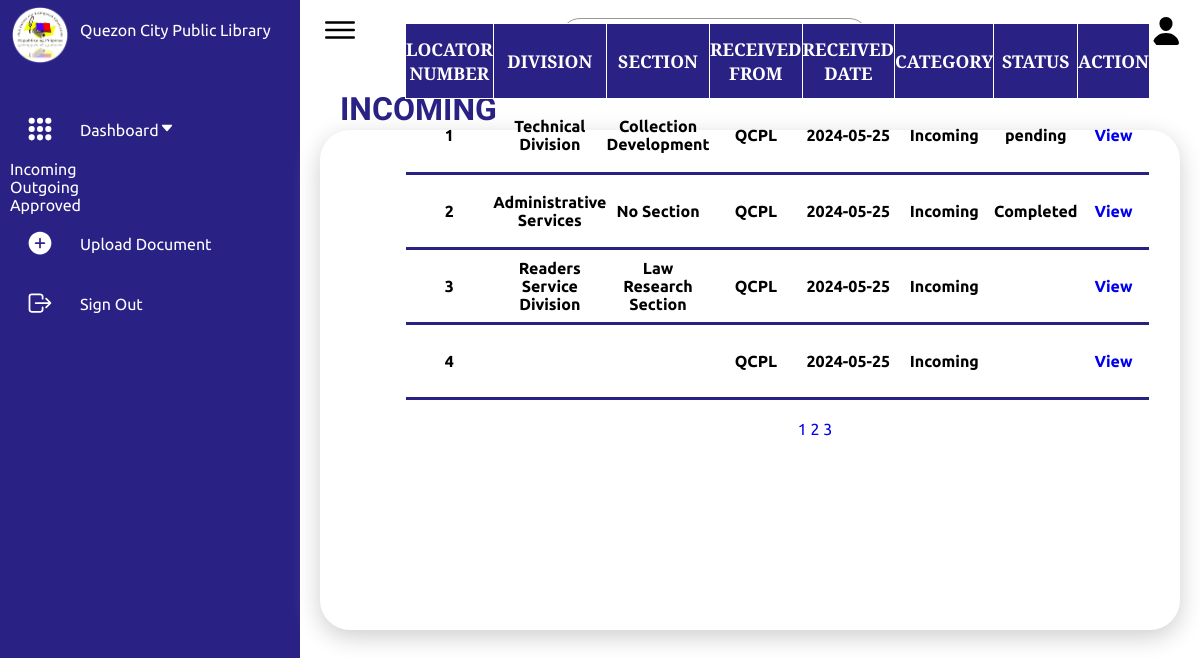
Page /Frontend/userincomingdash.php on the earlier database version.
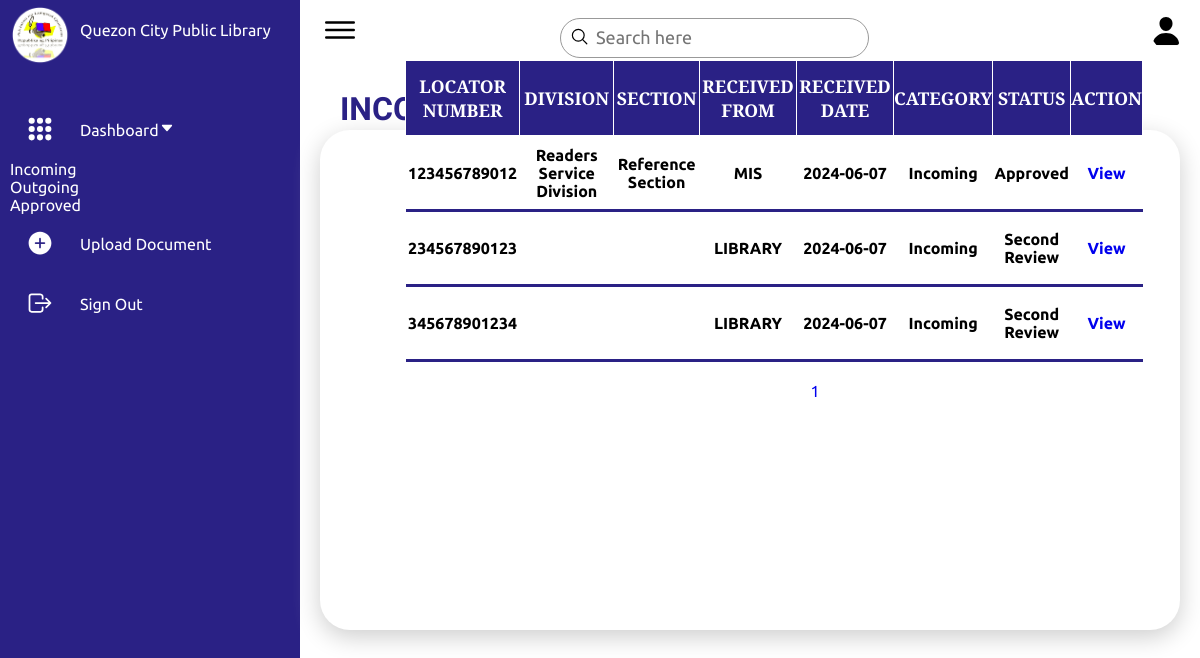
Same page on the later database version.
### tables this page shows
CREATE TABLE `fileupload` (
  `id` int(11) NOT NULL,
  `file_name` varchar(255) NOT NULL,
  `division` varchar(255) DEFAULT NULL,
  `section` varchar(255) DEFAULT NULL,
  `category` enum('Incoming','Outgoing','','') DEFAULT NULL,
  `locator_num` varchar(255) DEFAULT NULL,
  `received_date` date DEFAULT NULL,
  `received_from` varchar(255) DEFAULT NULL,
  `subject` varchar(255) DEFAULT NULL,
  `description` text DEFAULT NULL,
  `type` varchar(100) DEFAULT NULL,
  `file_path` varchar(255) NOT NULL,
  `proofreader_comment` varchar(255) NOT NULL,
  `boss2_comment` varchar(255) NOT NULL,
  `boss1_comment` varchar(255) NOT NULL,
  `status` varchar(255) NOT NULL
);

### Frontend/userincomingdash.php (the view, shortened to what this page needs)
<!DOCTYPE html>
<html lang="en">
<head>
    <link rel="stylesheet" href="userdashboard.css">
</head>
<body>
     <div class="container">
        <div class="navigation">
            <ul>
                <li>
                    <a href="#">
                        <span class="img">
                            <img src="img/Logo.png" >
                        </span>
                        <span class="title">Quezon City Public Library</span>
                    </a>
                </li>
                <li>
                    <a href="userdashboard.php" class="dropdown-toggle">
                    <span class="icon">
                    <ion-icon name="apps"></ion-icon>
                    </span>
                    <span class="title">Dashboard<ion-icon id="dash_down_btn" name="caret-down-outline"></ion-icon></span>
                    </a>
                         <li class="sub_dash"><a href="userincomingdash.php">Incoming</a></li>
                         <li class="sub_dash"><a href="useroutgoingdash.php">Outgoing</a></li>
                         <li class="sub_dash"><a href="userapprovedash.php">Approved</a></li>
                <li>
                    <a href="useroutgoing.php" class="dropdown-toggle">
                    <span class="icon">
                    <ion-icon name="add-circle"></ion-icon>
                    </span>
                    <span class="title">Upload Document</span>
                    </a>
                </li>
                <li>
                    <a href="/qcpl/Backend/logout.php">
                        <span class="icon">
                            <ion-icon name="log-out-outline"></ion-icon>
                        </span>
                        <span class="title">Sign Out</span>
                    </a>
                </li>
            </ul>
        </div>
        <div class="main">
            <div class="topbar">
                <div class="toggle">
                    <ion-icon name="menu-outline"></ion-icon>
                </div>
            <form action="/qcpl/Backend/locator.php" method="GET">
                <div class="search">
                    <label>
                        <input type="number" name="locator" placeholder="Search here">
                        <ion-icon name="search-outline" name="locate"></ion-icon>
                    </label>
                </div>
            </form>
                <div class="user">
                    <span class="icon">
                        <ion-icon name="person"></ion-icon>
                    </span>
                </div>
            </div>
            <div class="details">
                <div class="upload">
                    <div class="cardHeader">
                        <h2>INCOMING</h2>
                        </div>
                    <div class="sum_tb">
                        <table aria-describedby="tableDescription">
                        <?php
$server = "localhost";
$username = "root";
$password = "";
$db = "qcpl";
$conn = new mysqli($server, $username, $password, $db);
$rowsPerPage = 4;
$page = isset($_GET['page']) ? intval($_GET['page']) : 1;
$offset = ($page - 1) * $rowsPerPage;
$sql = "SELECT division, section, category, locator_num, received_date, received_from, status FROM fileupload WHERE category='Incoming' LIMIT $rowsPerPage OFFSET $offset";
$result = $conn->query($sql);
if ($result->num_rows > 0) {
    echo "<table>";
    echo "<tr><th>Locator Number</th><th>Division</th><th>Section</th><th>Received From</th><th>Received Date</th><th>Category</th><th>Status</th><th>Action</th></tr>";
    while ($row = $result->fetch_assoc()) {
        echo "<tr>";
        echo "<td>" . htmlspecialchars($row["locator_num"]) . "</td>";
        echo "<td>" . htmlspecialchars($row["division"]) . "</td>";
        echo "<td>" . htmlspecialchars($row["section"]) . "</td>";
        echo "<td>" . htmlspecialchars($row["received_from"]) . "</td>";
        echo "<td>" . htmlspecialchars($row["received_date"]) . "</td>";
        echo "<td>" . htmlspecialchars($row["category"]) . "</td>";
        echo "<td>" . htmlspecialchars($row["status"]) . "</td>";
        echo "<td id='table_th'><center><a href='useraccountlocator.php?locator_num=" . htmlspecialchars($row["locator_num"]) . "' target='_self' aria-label='View details for " . htmlspecialchars($row["locator_num"]) . "'>View</a></td>";
        echo "</tr>";
    }
    echo "</table>";
    $sql_count = "SELECT COUNT(*) AS total_count FROM fileupload WHERE category='Incoming'";
    $result_count = $conn->query($sql_count);
    $row_count = $result_count->fetch_assoc();
    $total_records = $row_count['total_count'];
    $total_pages = ceil($total_records / $rowsPerPage);
    echo "<div style='text-align: center; margin-top: 20px;'>";
    for ($i = 1; $i <= $total_pages; $i++) {
        echo "<a href='?page=$i'>" . $i . "</a> ";
    }
    echo "</div>";
} else {
    echo "<script>alert('No documents found!');</script>";
}
?>
                    </div>
                </div>
</body>
</html>

Differences in the rows shown:
removed fileupload: locator_num "1", division "Technical Division", section "Collection Development", received_from "QCPL", received_date "2024-05-25", category "Incoming", status "pending"
removed fileupload: locator_num "2", division "Administrative Services", section "No Section", received_from "QCPL", received_date "2024-05-25", category "Incoming", status "Completed"
removed fileupload: locator_num "3", division "Readers Service Division", section "Law Research Section", received_from "QCPL", received_date "2024-05-25", category "Incoming"
removed fileupload: locator_num "4", received_from "QCPL", received_date "2024-05-25", category "Incoming"
added fileupload: locator_num "123456789012", division "Readers Service Division", section "Reference Section", received_from "MIS", received_date "2024-06-07", category "Incoming", status "Approved"
added fileupload: locator_num "234567890123", received_from "LIBRARY", received_date "2024-06-07", category "Incoming", status "Second Review"
added fileupload: locator_num "345678901234", received_from "LIBRARY", received_date "2024-06-07", category "Incoming", status "Second Review"
Other differences:
list line gone: "2"
list line gone: "3"
